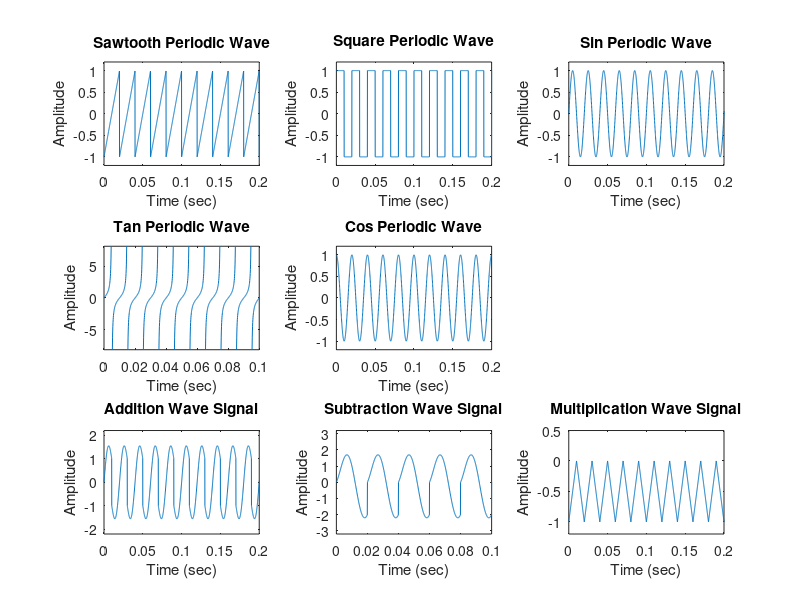

This figure's MATLAB source:
fs = 10000;
t = 0:1/fs:1.5;
x1 = sawtooth(2*pi*50*t);
x2 = square(2*pi*50*t);
x3 = sin(2*pi*50*t);
x4 = tan(2*pi*50*t);
x5 = cos(2*pi*50*t);
x6= x1+ x2+ x3;
x7= x3-x5-x1;
x8= x1.*x2;


subplot(3,3,1)
plot(t,x1)
axis([0 0.2 -1.2 1.2])
xlabel('Time (sec)')
ylabel('Amplitude')
title('Sawtooth Periodic Wave')

subplot(3,3,2)
plot(t,x2)
axis([0 0.2 -1.2 1.2])
xlabel('Time (sec)')
ylabel('Amplitude')
title('Square Periodic Wave')

subplot(3,3,3)
plot(t,x3)
axis([0 0.2 -1.2 1.2])
xlabel('Time (sec)')
ylabel('Amplitude')
title('Sin Periodic Wave')

subplot(3,3,4)
plot(t,x4)
axis([0 0.1 -8.2 8.2])
xlabel('Time (sec)')
ylabel('Amplitude')
title('Tan Periodic Wave')

subplot(3,3,5)
plot(t,x5)
axis([0 0.2 -1.2 1.2])
xlabel('Time (sec)')
ylabel('Amplitude')
title('Cos Periodic Wave')

subplot(3,3,7)
plot(t,x6)
axis([0 0.2 -2.2 2.2])
xlabel('Time (sec)')
ylabel('Amplitude')
title('Addition Wave Signal')


subplot(3,3,8)
plot(t,x7)
axis([0 0.1 -3.2 3.2])
xlabel('Time (sec)')
ylabel('Amplitude')
title('Subtraction Wave Signal')

subplot(3,3,9)
plot(t,x8)
axis([0 0.2 -1.2 0.5])
xlabel('Time (sec)')
ylabel('Amplitude')
title('Multiplication Wave Signal')
